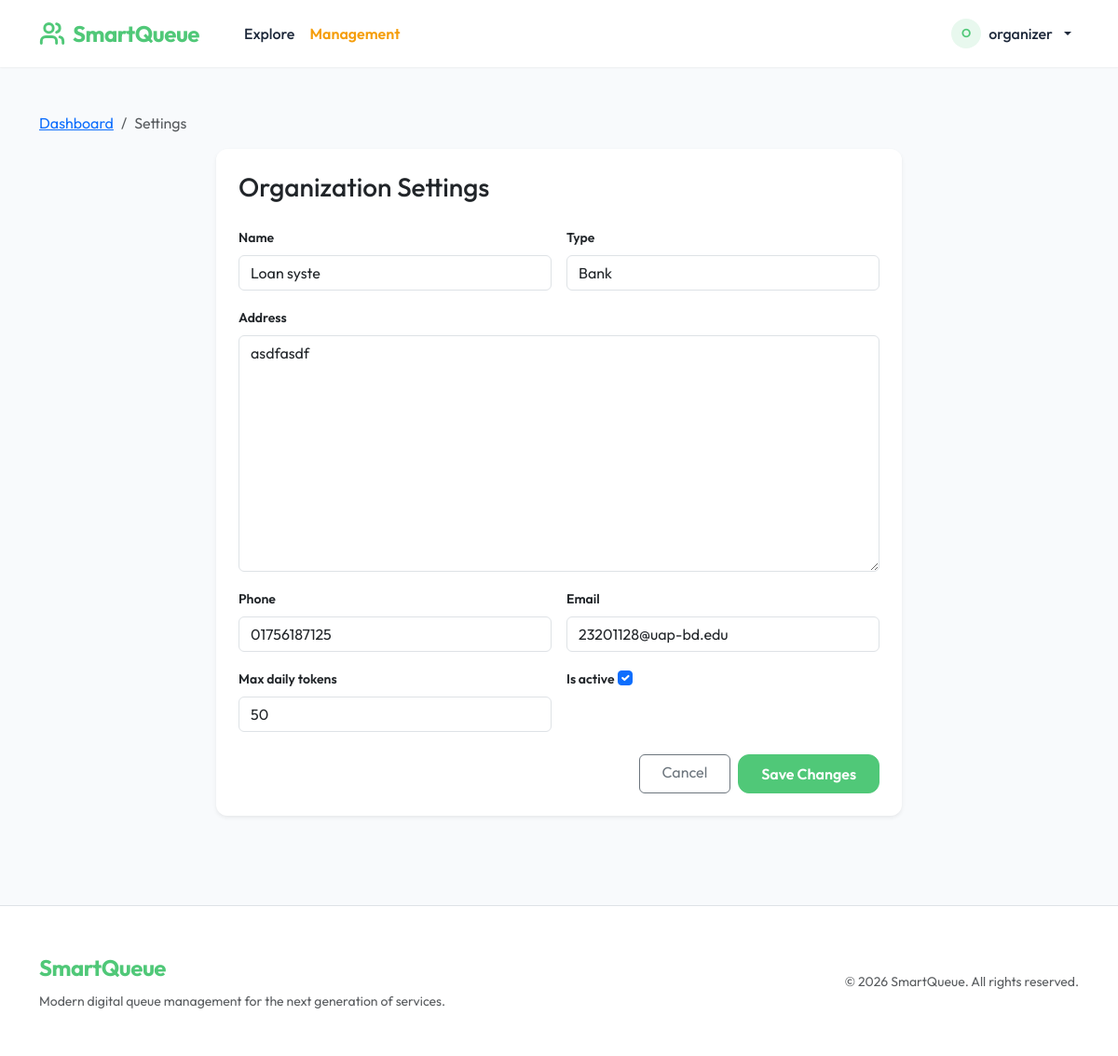
Page /organizer/loan-syste/profile/ (signed in) on the committed database.
### apps/organizations/models.py (models this page shows, shortened)
class Organization(models.Model):
    TYPE_HOSPITAL = 'hospital'
    TYPE_BANK = 'bank'
    TYPE_GOVT = 'govt'
    TYPE_CHOICES = [
        (TYPE_HOSPITAL, 'Hospital'),
        (TYPE_BANK, 'Bank'),
        (TYPE_GOVT, 'Government'),
    ]
    name = models.CharField(max_length=200)
    slug = models.SlugField(max_length=220, unique=True)
    type = models.CharField(max_length=20, choices=TYPE_CHOICES)
    address = models.TextField()
    phone = models.CharField(max_length=15)
    email = models.EmailField()
    max_daily_tokens = models.IntegerField(default=100)
    is_active = models.BooleanField(default=True)
    organizers = models.ManyToManyField(
        settings.AUTH_USER_MODEL,
        related_name='managed_organizations',
        blank=True
    )
    created_at = models.DateTimeField(auto_now_add=True)
    class Meta:
        ordering = ['name']

### apps/organizations/organizer_views.py (the view, shortened to what this page needs)
# urls.py: path('organizer/<slug:slug>/profile/', organizer_views.OrganizerProfileUpdateView.as_view(), name='organizer_profile_update'),
class OrganizerProfileUpdateView(OrganizerRequiredMixin, UpdateView):
    model = Organization
    template_name = 'organizations/organizer/organization_form.html'
    fields = ['name', 'type', 'address', 'phone', 'email', 'max_daily_tokens', 'is_active']
    slug_url_kwarg = 'slug'

### apps/organizations/organizer_views.py (called while the page is built)
    def test_func(self):
        org_slug = self.kwargs.get('slug') or self.kwargs.get('org_slug')
        if not org_slug:
            service_id = self.kwargs.get('service_id')
            if service_id:
                service = get_object_or_404(Service, pk=service_id)
                organization = service.organization
            else:
                return False
        else:
            organization = get_object_or_404(Organization, slug=org_slug)
        return self.request.user.is_staff or organization.organizers.filter(pk=self.request.user.pk).exists()

### apps/templates/organizations/organizer/organization_form.html (shortened to what this page needs)
{% extends "base.html" %}
{% block content %}
<nav aria-label="breadcrumb">
    <ol class="breadcrumb">
        {% if object %}
            <li class="breadcrumb-item"><a href="{% url 'organizations:organizer_dashboard' object.slug %}">Dashboard</a></li>
            <li class="breadcrumb-item active" aria-current="page">Settings</li>
        {% else %}
            <li class="breadcrumb-item"><a href="{% url 'organizations:organization_list' %}">Home</a></li>
            <li class="breadcrumb-item active" aria-current="page">Create Organization</li>
        {% endif %}
    </ol>
</nav>
<div class="row justify-content-center">
    <div class="col-md-8">
        <div class="card shadow-sm border-0">
            <div class="card-body p-4">
                <h1 class="h3 mb-4">{{ title|default:"Organization Settings" }}</h1>
                <form method="post">
                    <div class="row g-3">
                        {% for field in form %}
                        <div class="{% if field.name == 'address' %}col-12{% else %}col-md-6{% endif %}">
                            <label class="form-label fw-semibold small">{{ field.label }}</label>
                            {{ field }}
                        </div>
                        {% endfor %}
                    </div>
                    <div class="d-grid gap-2 mt-4 d-md-flex justify-content-md-end">
                        {% if object %}
                            <a href="{% url 'organizations:organizer_dashboard' object.slug %}" class="btn btn-outline-secondary px-4">Cancel</a>
                        {% else %}
                            <a href="{% url 'organizations:organization_list' %}" class="btn btn-outline-secondary px-4">Cancel</a>
                        {% endif %}
                        <button type="submit" class="btn btn-primary px-4">Save Changes</button>
                    </div>
                </form>
            </div>
        </div>
    </div>
</div>
{% endblock %}

### apps/templates/base.html (shortened to what this page needs)
{% load static %}
<!DOCTYPE html>
<html lang="en">
<head>
    <link href="https://cdn.jsdelivr.net/npm/bootstrap@5.3.3/dist/css/bootstrap.min.css" rel="stylesheet"
>
    <link rel="stylesheet" href="{% static 'css/style.css' %}">
</head>
<body class="d-flex flex-column min-vh-100">
<nav class="navbar navbar-expand-lg sticky-top">
    <div class="container">
        <a class="navbar-brand" href="{% url 'organizations:organization_list' %}">
            <span class="d-flex align-items-center">
                SmartQueue
            </span>
        </a>
        <div class="collapse navbar-collapse" id="mainNav">
            <ul class="navbar-nav me-auto mb-2 mb-lg-0 ms-lg-4">
                <li class="nav-item">
                    <a class="nav-link {% if request.resolver_match.view_name == 'organizations:organization_list' %}active{% endif %}" href="{% url 'organizations:organization_list' %}">Explore</a>
                </li>
                {% if user.is_authenticated %}
                    {% if user.profile.role == 'organizer' or user.is_staff %}
                        <li class="nav-item">
                            <a class="nav-link fw-semibold" href="{% url 'accounts:profile' %}" style="color: #f59e0b !important;">Management</a>
                        </li>
                    {% endif %}
                {% endif %}
            </ul>
            <ul class="navbar-nav ms-auto align-items-center gap-3">
                {% if user.is_authenticated %}
                    <li class="nav-item dropdown">
                        <a class="nav-link dropdown-toggle d-flex align-items-center gap-2" href="#" role="button" data-bs-toggle="dropdown" aria-expanded="false">
                            <div class="bg-primary-light text-primary rounded-circle d-flex align-items-center justify-content-center" style="width: 32px; height: 32px; font-weight: 600; font-size: 0.8rem;">
                                {{ user.username|first|upper }}
                            </div>
                            <span>{{ user.username }}</span>
                        </a>
                    </li>
                {% endif %}
            </ul>
        </div>
    </div>
</nav>
<main class="flex-grow-1 py-5">
    <div class="container animate-fade-in">
        {% block content %}{% endblock %}
    </div>
</main>
<footer class="py-5 bg-white border-top mt-5">
    <div class="container">
        <div class="row align-items-center">
            <div class="col-md-6 text-center text-md-start">
                <div class="navbar-brand mb-2 d-block">SmartQueue</div>
                <p class="text-muted small mb-md-0">Modern digital queue management for the next generation of services.</p>
            </div>
            <div class="col-md-6 text-center text-md-end">
                <span class="text-muted small">&copy; 2026 SmartQueue. All rights reserved.</span>
            </div>
        </div>
    </div>
</footer>
</body>
</html>

### static/css/style.css (style rules this page uses)
:root { --primary-color: #50c878; --primary-hover: #45b068; --primary-light: #e8f8ee; --secondary-color: #64748b; --bg-color: #f8fafc; --card-bg: #ffffff; --text-main: #1e293b; --text-muted: #64748b; --border-radius: 12px; --shadow-sm: 0 1px 2px 0 rgb(0 0 0 / 0.05); --shadow-md: 0 4px 6px -1px rgb(0 0 0 / 0.1), 0 2px 4px -2px rgb(0 0 0 / 0.1); --shadow-lg: 0 10px 15px -3px rgb(0 0 0 / 0.1), 0 4px 6px -4px rgb(0 0 0 / 0.1); }
body { background-color: var(--bg-color); color: var(--text-main); font-family: 'Outfit', sans-serif; -webkit-font-smoothing: antialiased; }
.navbar { background-color: var(--card-bg) !important; box-shadow: var(--shadow-sm); padding: 0.75rem 0; }
.navbar-brand { color: var(--primary-color) !important; font-weight: 700 !important; font-size: 1.5rem; letter-spacing: -0.5px; }
.nav-link { color: var(--text-main) !important; font-weight: 500; transition: color 0.2s ease; }
.btn-primary { background-color: var(--primary-color) !important; border-color: var(--primary-color) !important; border-radius: var(--border-radius); font-weight: 600; padding: 0.5rem 1.25rem; transition: all 0.2s ease; }
.card { border: none !important; border-radius: var(--border-radius) !important; box-shadow: var(--shadow-sm); transition: transform 0.2s ease, box-shadow 0.2s ease; }
.text-primary { color: var(--primary-color) !important; }
.bg-primary-light { background-color: var(--primary-light) !important; }
.animate-fade-in { animation: fadeIn 0.4s ease forwards; }

### rows in the picture
Organization: form "Loan syste" "Bank" "asdfasdf" "01756187125" "23201128@uap-bd.edu" "50" "☑"

### other values in the picture
{{ user.username|first|upper }} "O"
{{ user.username }} "organizer"
{{ title|default:"Organization Settings" }} "Organization Settings"
{{ field.label }} "Name" "Type" "Address" "Phone" "Email" "Max daily tokens" "Is active"
